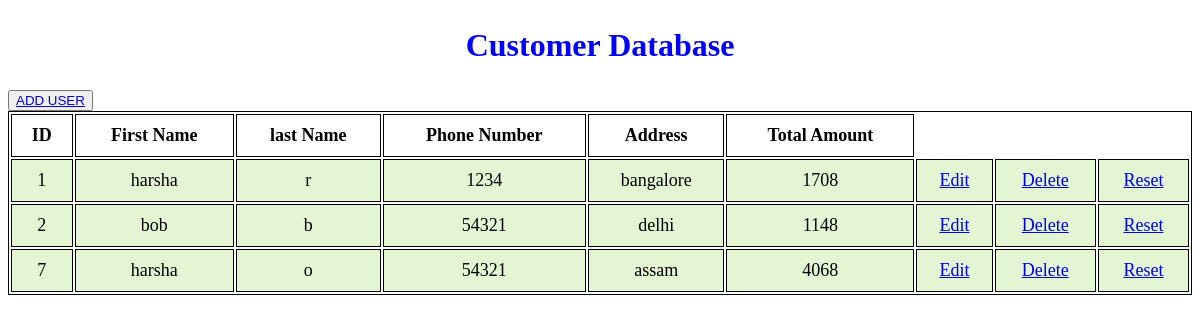
The app's page /login/admin/customer.php with its own data.
### tables this page shows
CREATE TABLE `cust_details` (
  `id` int(5) NOT NULL,
  `fname` varchar(15) NOT NULL,
  `lname` varchar(15) NOT NULL,
  `phonenumber` int(15) NOT NULL,
  `address` varchar(20) NOT NULL,
  `totalamount` int(10) NOT NULL
);

### login/admin/customer.php (the view, shortened to what this page needs)
<?php
$server_name = 'localhost';
$username = 'root';
$password1 = '';
$database = 'dairy';
$db = new mysqli($server_name, $username, $password1, $database);
$sql = " SELECT * FROM cust_details ORDER BY id ASC";
$result = $db->query($sql);
?>
<!DOCTYPE html>
<html lang="en">
<head>
</head>
<body>
	<section>
		<h1>Customer Database</h1>
		<button><a href="curd\create.php">ADD USER</a></button>
		<table>
			<tr>
				<th>ID</th>
				<th>First Name</th>
				<th>last Name</th>
				<th>Phone Number</th>
				<th>Address</th>
				<th>Total Amount</th>
			</tr>
			<?php
				while($rows=$result->fetch_assoc())
				{
			?>
			<tr>
				<td><?php echo $rows['id'];?></td>
				<td><?php echo $rows['fname'];?></td>
				<td><?php echo $rows['lname'];?></td>
				<td><?php echo $rows['phonenumber'];?></td>
				<td><?php echo $rows['address'];?></td>
				<td><?php echo $rows['totalamount'];?></td>
				<td><a  href="curd\update1.php?id=<?php echo $rows['id']; ?>">Edit</a></td>
				<td><a  href="curd\delete1.php?id=<?php echo $rows['id']; ?>">Delete</a></td>
				<td><a  href="curd\reset.php?id=<?php echo $rows['id']; ?>">Reset</a></td>
			</tr>
			<?php
				}
			?>
		</table>
	</section>
</body>
</html>

### login/admin/customer.php (style rules this page uses)
table { margin: 0 auto; font-size: large; border: 1px solid black; width: 100%; }
h1 { text-align: center; color: blue; font-size: xx-large; font-family: 'Gill Sans', 'Gill Sans MT', ' Calibri', 'Trebuchet MS', 'sans-serif'; }
td { background-color: #E4F5D4; border: 1px solid black; }
th, td { font-weight: bold; border: 1px solid black; padding: 10px; text-align: center; }
td { font-weight: lighter; }

### records on screen
cust_details: id "1", fname "harsha", lname "r", phonenumber "1234", address "bangalore", totalamount "1708"
cust_details: id "2", fname "bob", lname "b", phonenumber "54321", address "delhi", totalamount "1148"
cust_details: id "7", fname "harsha", lname "o", phonenumber "54321", address "assam", totalamount "4068"
